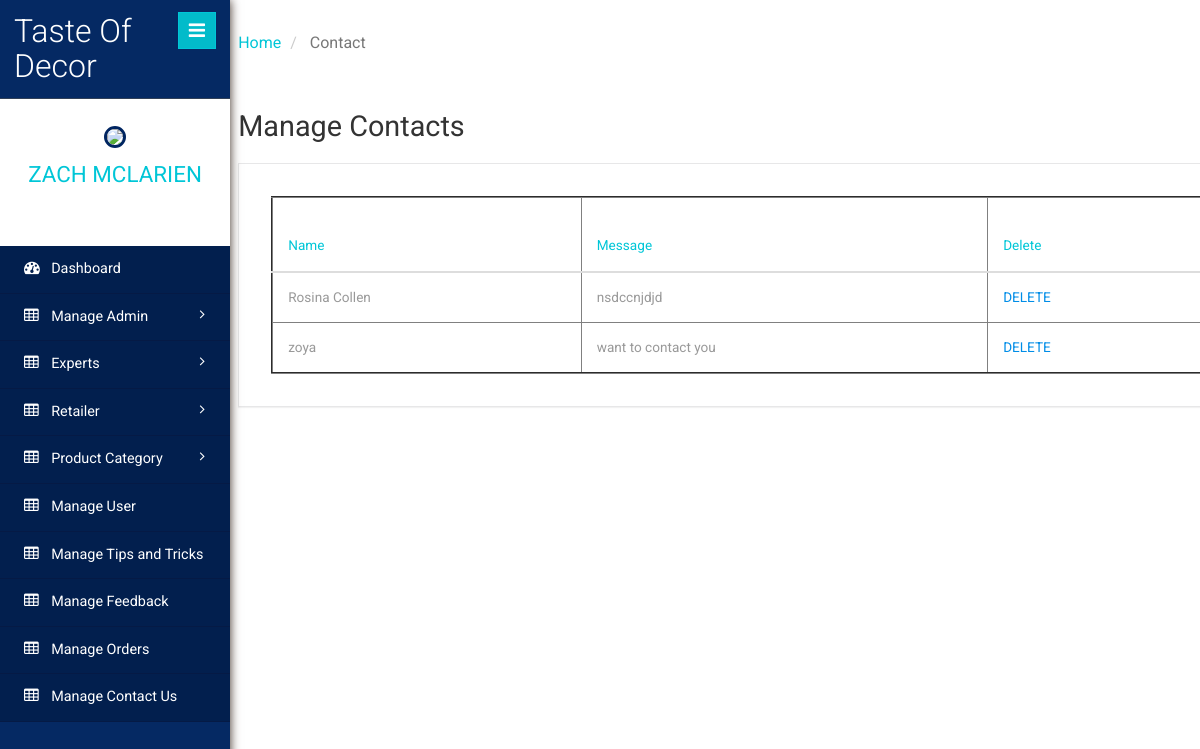
Screenshot of /managecon.php (signed in) with the database file from the repository.
### tables this page shows
CREATE TABLE `contact_us` (
  `sr_no` int(5) NOT NULL,
  `name` varchar(20) NOT NULL,
  `email` varchar(30) NOT NULL,
  `phone` bigint(11) NOT NULL,
  `message` varchar(50) NOT NULL,
  `date` date NOT NULL,
  `answer` varchar(50) NOT NULL
);

### managecon.php (the view, shortened to what this page needs)
<?php
	include 'connection.php';
	if(!isset($_SESSION['sess_admin']))
	{
		header("Location:index.php");
	}
	else
	{
?>
<!DOCTYPE HTML>
<html>
<head>
<link href="css/bootstrap.min.css" rel='stylesheet' type='text/css' />
<link href="css/style.css" rel='stylesheet' type='text/css' />
<link href="css/font-awesome.css" rel="stylesheet">
<link rel="stylesheet" href="css/icon-font.min.css" type='text/css' />
</head>
<body>
   <div class="page-container">
	<div class="left-content">
							<div class="outter-wp">
									  <div class="sub-heard-part">
									   <ol class="breadcrumb m-b-0">
											<li><a href="dashboard.php">Home</a></li>
											<li class="active"> Contact</li>
										</ol>
									   </div>
													<h3 class="inner-tittle two">Manage Contacts </h3>
													<div class="graph">
															<div class="tables">
																<table border="2" class="table table-hover">
																	<thead>
																	<tr height="75px">
																		<th> Name </th>
																		<th> Message </th>
																		<th> Delete </th>
																		</tr>
																		<?php
																			$query = "select * from contact_us";
																			$result = mysqli_query($con,$query);
																			while($value = mysqli_fetch_array($result))
																			{
																				?>
																				<tr>
																					<td> <?php echo $value['name'] ?> </td>
																					<td> <?php echo $value['message'] ?> </td>
																					<td> <a href="?del=<?php echo $value['sr_no'];?>" onclick="return confirm('Are you sure you want to delete contact?')">DELETE </a> </td>
																				</tr>
																			<?php
																			}
																			?>
																		</thead> <tbody>  </tbody>
																</table>
															</div>
													</div>
										</div>
									</div>
								</div>
			<?php
				include 'menu.php';
			?>
</body>
</html>
	<?php } ?>

### rows the page displays
contact_us: name "Rosina Collen", message "nsdccnjdjd"
contact_us: name "zoya", message "want to contact you"
